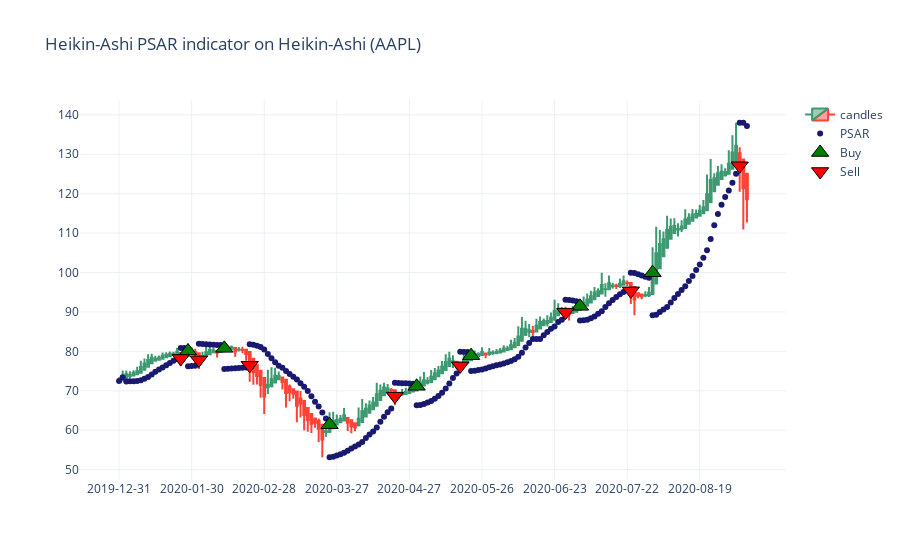

Notebook cell for this chart:
### Markdown cell above
## Heikin-Ashi PSAR indicator

It is straightforward to apply the PSAR strategy on our Heikin-Ashi data:

### Code cell
# apply PSAR
df = PSAR(df_HA)

# extract trend switches (buying/selling advice)
buy = df.loc[df['Signal'] == 1]
sell = df.loc[df['Signal'] == -1]

# candles & psar
candles = go.Candlestick(x=df.index, open=df.Open, high=df.High, low=df.Low, close=df.Close, name='candles')
psar = go.Scatter(x=df.index, y=df['SAR'], mode='markers', name='PSAR', line={'width': 10, 'color': 'midnightblue'})

# buy & sell symbols
buys = go.Scatter(x=buy.index, y=buy.Close, mode='markers', marker_size=15, marker_symbol=5,
                  marker_color='green', name='Buy', marker_line_color='black', marker_line_width=1)
sells = go.Scatter(x=sell.index, y=sell.Close, mode='markers', marker_size=15, marker_symbol=6,
                   marker_color='red', name='Sell', marker_line_color='black', marker_line_width=1)

# plot figure
fig = go.Figure(data=[candles, psar, buys, sells])
fig.layout.xaxis.type = 'category' # remove weekend days
fig.layout.xaxis.dtick = 20 # show x-axis ticker once a month
fig.layout.xaxis.rangeslider.visible = False
fig.layout.title = f'Heikin-Ashi PSAR indicator on Heikin-Ashi ({symbol})'
fig.layout.template = 'plotly_white'
fig.show()

### Figure 1 — Plotly figure (JSON) as saved in the notebook; plotly's stock layout.template omitted (floating-point values rounded to 4 significant figures; data arrays with more than 128 entries replaced by an {"elided": "..."} marker saying what was removed)
{"data": [{"close": {"elided": "174 float values"}, "high": {"elided": "174 float values"}, "low": {"elided": "174 float values"}, "name": "candles", "open": {"elided": "174 float values"}, "type": "candlestick", "x": {"elided": "174 str values"}}, {"line": {"color": "midnightblue", "width": 10}, "mode": "markers", "name": "PSAR", "type": "scatter", "x": {"elided": "174 str values"}, "y": {"elided": "174 float values"}}, {"marker": {"color": "green", "line": {"color": "black", "width": 1}, "size": 15, "symbol": 5}, "mode": "markers", "name": "Buy", "type": "scatter", "x": ["2020-01-29", "2020-02-12", "2020-03-25", "2020-04-29", "2020-05-20", "2020-07-02", "2020-07-31"], "y": [80.09, 80.77, 61.41, 71.15, 78.9, 91.43, 99.95]}, {"marker": {"color": "red", "line": {"color": "black", "width": 1}, "size": 15, "symbol": 6}, "mode": "markers", "name": "Sell", "type": "scatter", "x": ["2020-01-27", "2020-02-03", "2020-02-24", "2020-04-21", "2020-05-15", "2020-06-26", "2020-07-23", "2020-09-03"], "y": [78.21, 77.84, 76.47, 68.65, 76.32, 89.95, 95.35, 127.1]}], "layout": {"title": {"text": "Heikin-Ashi PSAR indicator on Heikin-Ashi (AAPL)"}, "xaxis": {"dtick": 20, "rangeslider": {"visible": false}, "type": "category"}}}
